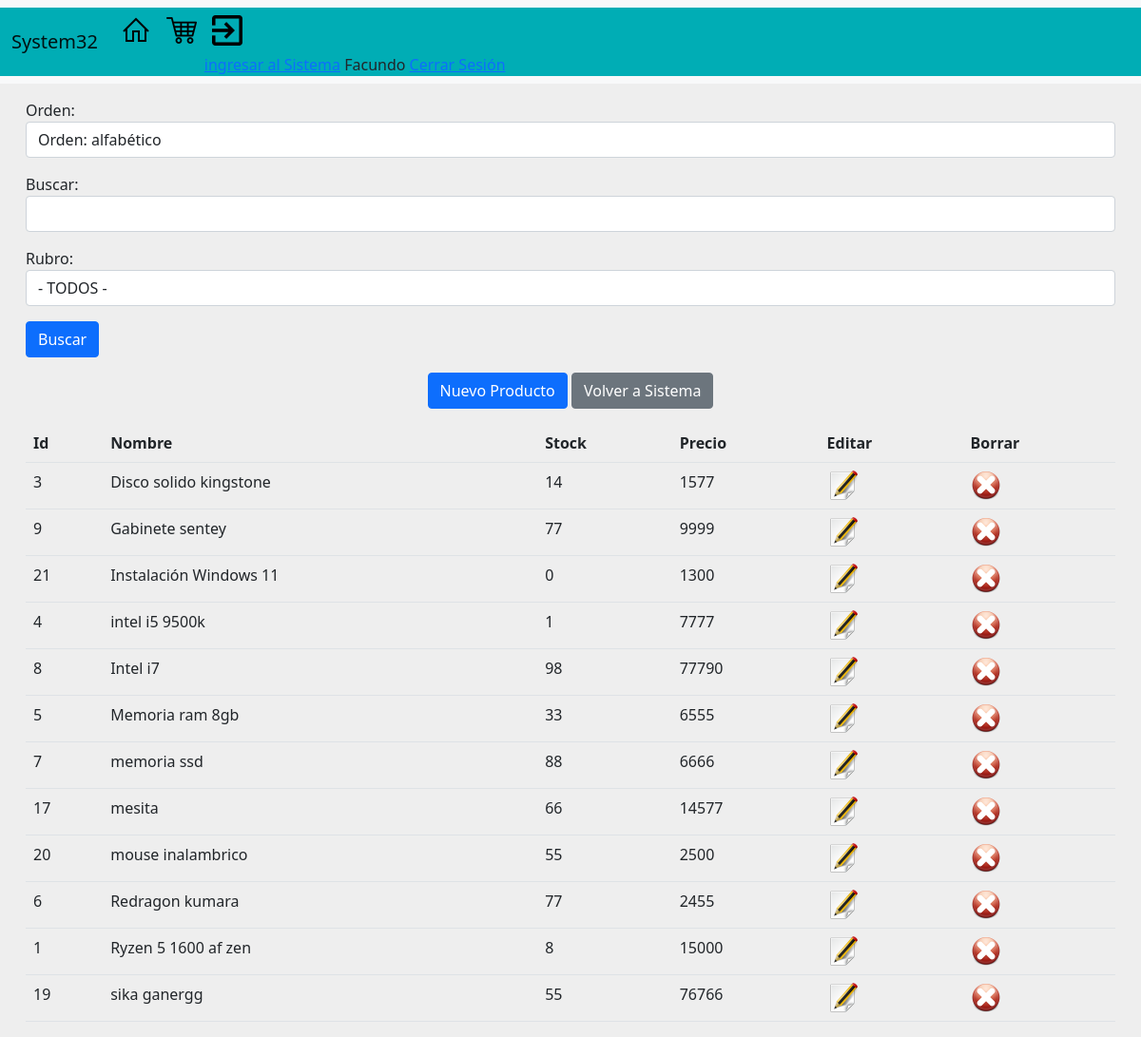
Page /backend/productos.php (signed in) on the committed database.
### tables this page shows
CREATE TABLE `productos` (
  `id` int(11) NOT NULL,
  `nombre` varchar(100) NOT NULL,
  `id_rubro` int(11) NOT NULL,
  `stock` int(11) NOT NULL,
  `precio` double NOT NULL,
  `notas` longtext NOT NULL
);

### backend/productos.php (the view, shortened to what this page needs)
<?php
require ("../lib/cnn.php");
if (isset($_GET["txtValorBuscado"]))
{
    $valorBuscado = $_GET["txtValorBuscado"];
}
else
{
    $valorBuscado = "";
}
if (isset($_GET["cboRubro"]))
{
    if ($_GET["cboRubro"] == '0')
    {
        $rubro = "";
        $id_rubro = "";
    }
    else
    {
        $rubro = " AND id_rubro = " . $_GET["cboRubro"];
        $id_rubro = $_GET["cboRubro"];
    }
}
else
{
    $rubro = "";
}
if (isset($_GET["cboOrden"]))
{
    $orden = $_GET["cboOrden"];
}
else
{
    $orden = "nombre";
}
$sql = "SELECT *
        FROM productos
        WHERE nombre LIKE '%" . $valorBuscado . "%'" . $rubro . " ORDER BY " . $orden;
$rs = mysqli_query($cnn, $sql);
?>
<!DOCTYPE html>
<html lang="en">
<head>
    <?php require("../head.php"); ?>
</head>
<body>
    <?php require("../header.php"); ?>
    <div class="container">
    <p>
            <form action="productos.php" method="get">
                <p>
                    <div class="form-group">
                        <label for="cboOrden">Orden:</label>
                        <select class="form-control"  name="cboOrden">
                            <option value="nombre"<?php if ($orden == "nombre") { echo "selected"; } ?>>Orden: alfabético</option>
                        </select>
                    </div>
                </p>
                <p>
                    <div class="form-group">
                        <label for="txtValorBuscado">Buscar:</label>
                        <input class="form-control" type="text" name="txtValorBuscado" value="<?php echo $valorBuscado; ?>" />
                    </div>
                </p>
                <p>
                    <div class="form-group">
                        <label for="cboRubro">Rubro:</label>
                        <select class="form-control" name="cboRubro">
                        <option value='0' selected>- TODOS -</option>
                        </select>
                    </div>
                </p>
                <p>
                    <div class="form-group">
                        <input class="btn btn-primary" type="submit" name="btnBuscar" value="Buscar" />
                    </div>
                </p>
            </form>
        </p>
        <p class="text-center">
            <a class="btn btn-primary" href='productos_altas.php' role="button">Nuevo Producto</a>
            <a class="btn btn-secondary" href='backend.php' role="button">Volver a Sistema</a>
        </p>
        <?php
            $cantidad = mysqli_num_rows($rs);
            if ($cantidad > 0)
            {
        ?>
            <table class='table table-hover'>
                <tr>
                    <th><strong>Id</strong></th>
                    <th><strong>Nombre</strong></th>
                    <th><strong>Stock</strong></th>
                    <th><strong>Precio</strong></th>
                    <th><strong>Editar</strong></th>
                    <th><strong>Borrar</strong></th>
                </tr>
            <?php
                while ($dato = mysqli_fetch_array ($rs))
                {
                    echo "<tr>";
                    echo "<td>".$dato["id"]."</td>";
                    echo "<td>".$dato["nombre"]."</td>";
                    echo "<td>".$dato["stock"]."</td>";
                    echo "<td>".$dato["precio"]."</td>";
                    echo "<td><a href='productos_editar.php?Id=".$dato["id"]."'><img src='../images/editar_32.png' title='Editar'></a></td>";
                    echo "<td><a href='productos_bajas.php?Id=".$dato["id"]."' onClick='return confirma_borrar()'><img src='../images/borrar_32.png' title='Borrar'></a></td>";
                    echo "</tr>";
                }
            ?>
            </table>
            <?php
            }
            else
            {
                echo "<p>No hay registros.</p>";
            }
        ?>
    </div>
</body>
</html>

### css/footer.css (style rules this page uses)
* { margin:0; padding:0; box-sizing: border-box; }
.container { max-width: 1170px; margin:auto; }

### css/style.css (style rules this page uses)
body { background-color: #EEEEEE; }
p { font-family:'Segoe UI', Tahoma, Geneva, Verdana, sans-serif; }

### rows in the picture
productos: id "3", nombre "Disco solido kingstone", stock "14", precio "1577"
productos: id "9", nombre "Gabinete sentey", stock "77", precio "9999"
productos: id "21", nombre "Instalación Windows 11", stock "0", precio "1300"
productos: id "4", nombre "intel i5 9500k", stock "1", precio "7777"
productos: id "8", nombre "Intel i7", stock "98", precio "77790"
productos: id "5", nombre "Memoria ram 8gb", stock "33", precio "6555"
productos: id "7", nombre "memoria ssd", stock "88", precio "6666"
productos: id "17", nombre "mesita", stock "66", precio "14577"
productos: id "20", nombre "mouse inalambrico", stock "55", precio "2500"
productos: id "6", nombre "Redragon kumara", stock "77", precio "2455"
productos: id "1", nombre "Ryzen 5 1600 af zen", stock "8", precio "15000"
productos: id "19", nombre "sika ganergg", stock "55", precio "76766"

### other values in the picture
$_SESSION["cliente"] "Facundo"
